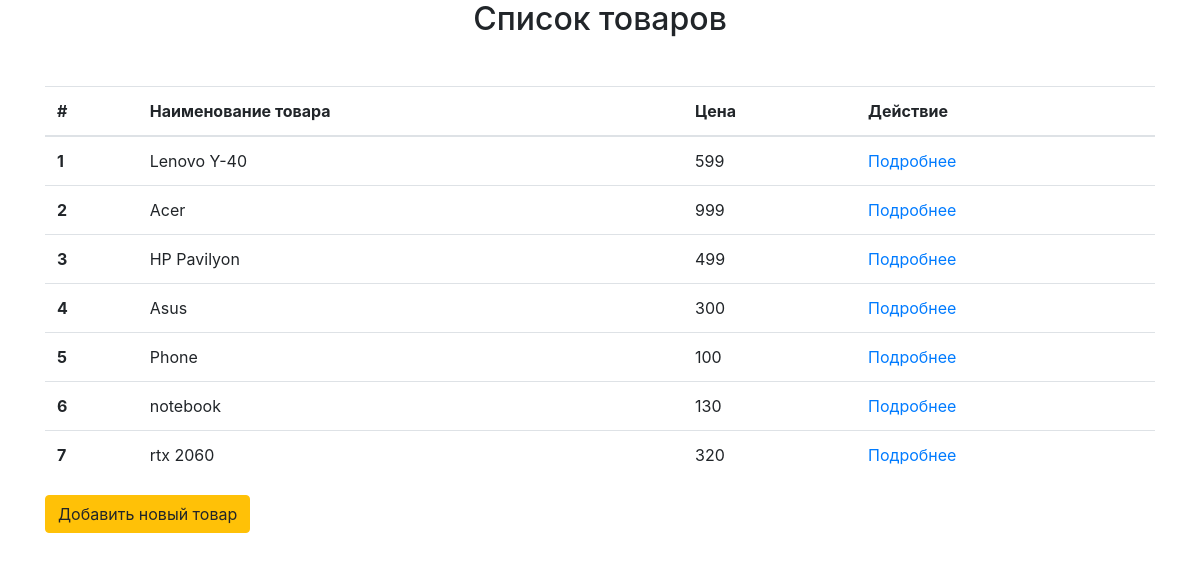
The app's page /item with its own data.
### app/models.py (models this page shows, shortened)
class Item(db.Model):
    id = db.Column(db.Integer, primary_key=True)
    name = db.Column(db.String(20))
    price = db.Column(db.Integer)

### app/views.py (the view)
def item_views():
    title = 'Список товаров'
    items = Item.query.all()
    return render_template('items.html', items=items, title=title)

### app/templates/items.html
{% extends 'base.html' %}
{% block content %}
    <div>
        <table class="table table-hover">
          <thead>
            <tr>
              <th scope="col">#</th>
              <th scope="col">Наименование товара</th>
              <th scope="col">Цена</th>
              <th scope="col">Действие</th>
            </tr>
          </thead>
          <tbody>
          {% for item in items %}
            <tr>
              <th scope="row">{{ item.id }}</th>
              <td>{{ item.name }}</td>
              <td>{{ item.price }}</td>
              <td><a href="{{ url_for('single_item', item_id=item.id) }}">Подробнее</a></td>
            </tr>
          {% endfor %}
          </tbody>
        </table>
    </div>
    <div>
      <a href="{{ url_for('create_item') }}" class="btn btn-warning">Добавить новый товар</a>
    </div>
{% endblock %}

### records on screen
Item: id "1", name "Lenovo Y-40", price "599"
Item: id "2", name "Acer", price "999"
Item: id "3", name "HP Pavilyon", price "499"
Item: id "4", name "Asus", price "300"
Item: id "5", name "Phone", price "100"
Item: id "6", name "notebook", price "130"
Item: id "7", name "rtx 2060", price "320"

### other values on screen
{{ title }} "Список товаров"
